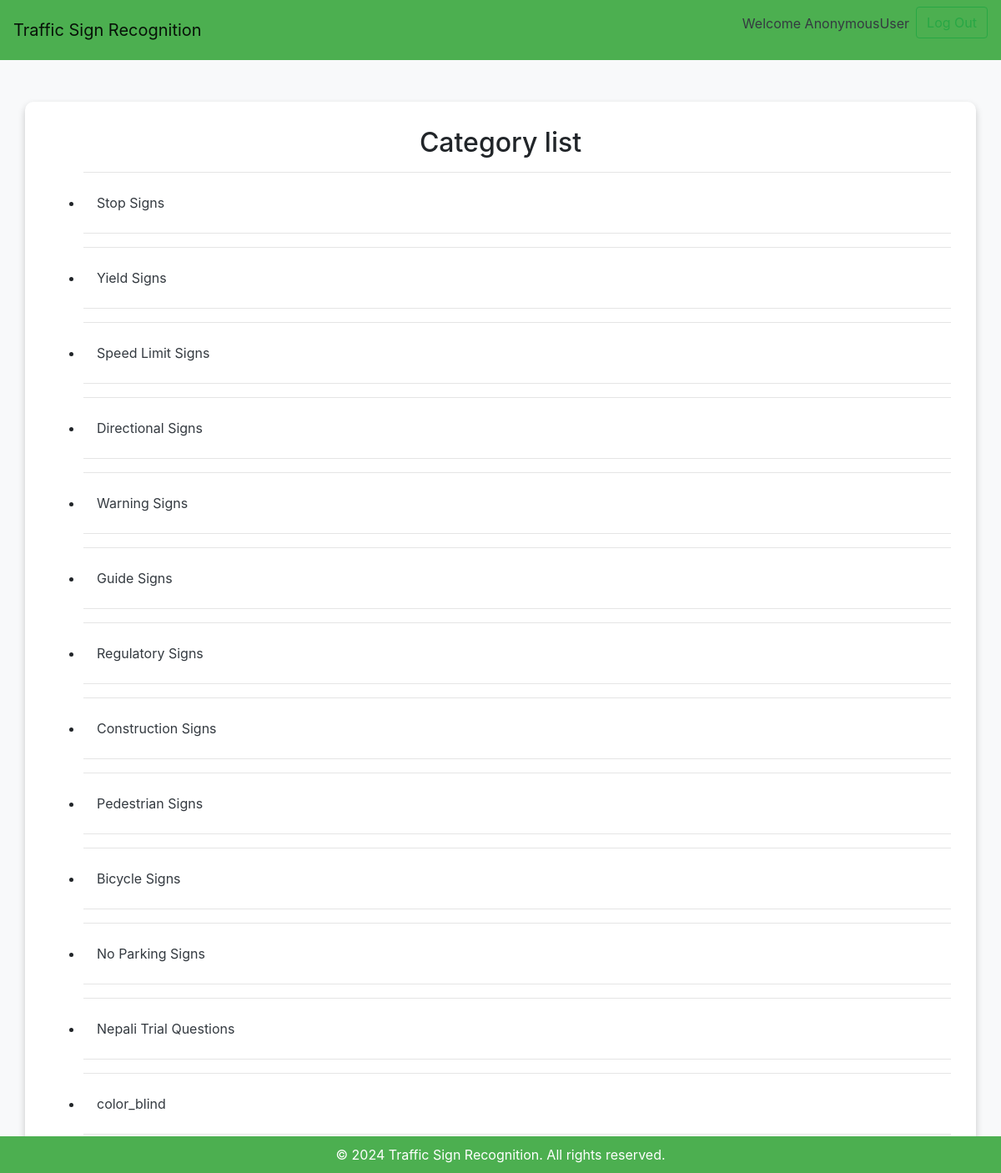
The app's page /quiz/quiz_category_list_all with its own data.
### quiz/models.py (models this page shows, shortened)
class Category(models.Model):
    category = models.CharField(
        verbose_name=_("Category"),
        max_length=250, blank=True,
        unique=True, null=True)
    objects = CategoryManager()
    class Meta:
        verbose_name = _("Category")
        verbose_name_plural = _("Categories")

### quiz/views.py (the view)
# urls.py: path('quiz_category_list_all', CategoriesListView.as_view(), name='quiz_category_list_all'),
class CategoriesListView(ListView):
    model = Category

### quiz/templates/quiz/category_list.html (shortened to what this page needs)
{% extends 'base.html' %}
{% load i18n %}
{% block content %}
<div class="container result-container text-left">
<center><h2>{% trans "Category list" %}</h2></center>
<ul>
  {% for cat in category_list %}
  <hr>
  <li>
	<a class='nav-link text-dark' href="{% url 'quiz_category_list_matching' category_name=cat.category %}">
	  {{ cat.category }}
	</a>
  </li>
  <hr>
  {% endfor %}
</ul>
</div>
{% endblock %}

### quiz/templates/base.html (shortened to what this page needs)
<!DOCTYPE html>
<html>
<head>
    <link rel="stylesheet" href="https://stackpath.bootstrapcdn.com/bootstrap/4.5.2/css/bootstrap.min.css">
</head>
<body>
    <nav class="navbar navbar-expand-lg navbar-light">
      <a class="navbar-brand" href="/"> Traffic Sign Recognition</a>
      <div class="collapse navbar-collapse" id="navbarNav">
          <ul class="navbar-nav ml-auto">
            <li>
                <p class='nav-link text-dark'> Welcome {{user}}<p>
            </li>
            <li>
                <form action="{% url 'logout' %}" method="post">
                  <button type="submit" class = 'btn btn-outline-success'>Log Out</button>
                </form>
            </li>
          </ul>
      </div>
  </nav>
{% block content %}
{% endblock %}
    <footer class="footer text-center">
      &copy; 2024 Traffic Sign Recognition. All rights reserved.
</footer>
</body>
</html>

### quiz/templates/base.html (style rules this page uses)
body { background-color: #f8f9fa; }
.result-container { margin-top: 50px; padding: 30px; border-radius: 10px; background-color: #ffffff; box-shadow: 0 4px 8px rgba(0, 0, 0, 0.2); }
.footer { background-color: #4CAF50; color: white; padding: 10px 0; position: fixed; bottom: 0; width: 100%; }
.navbar { background-color:#4CAF50; }

### records on screen
Category: category "Stop Signs"
Category: category "Yield Signs"
Category: category "Speed Limit Signs"
Category: category "Directional Signs"
Category: category "Warning Signs"
Category: category "Guide Signs"
Category: category "Regulatory Signs"
Category: category "Construction Signs"
Category: category "Pedestrian Signs"
Category: category "Bicycle Signs"
Category: category "No Parking Signs"
Category: category "Nepali Trial Questions"
Category: category "color_blind"

### other values on screen
{{ user }} "AnonymousUser"
